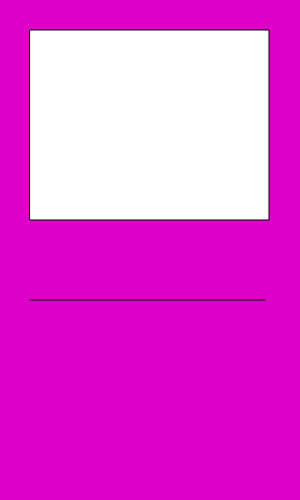
Frame 1 (no input)
Frame 60 (no input): identical to frame 1, image omitted
Frame 120 (the mouse pressed at the canvas centre since frame 60): identical to frame 1, image omitted

The p5.js sketch that drew this single still picture (run headless with seeded random() and noise() and a simulated clock; from frame 60 on, the mouse is pressed at the canvas centre):

// p5.js sketch
// ── sketch.js
function setup() {
  createCanvas(300, 500);
}

function draw() {
  background(220, 0, 200);
	/*rotate(45);*/
  rect(30,30,239,190);
  /*point(150,150);*/
  line(30,300,265,300);
  
}
// ── style.css
html, body {
  margin: 0;
  padding: 0;
}

p.whitey {
  color: white;
  /* 	This is a comment.
  		It has multiple lines.
  		Au revoir!	*/
}
